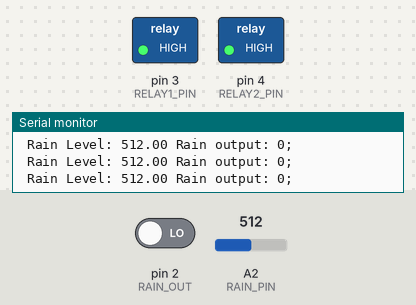
The sketch below on a simulated Arduino Uno, built with avr-gcc and run on an emulated ATmega328P. Parts: switched loads named in the sketch (green lamp = pin HIGH), the last lines printed to the serial monitor. Inputs (shaded band) come from the test bench; at power-on: pin 2 (RAIN_OUT) LOW, A2 (RAIN_PIN) = 512.

Above: at 2.2 s.
2.3 s: pin 2 (RAIN_OUT) driven HIGH
At 4.2 s:
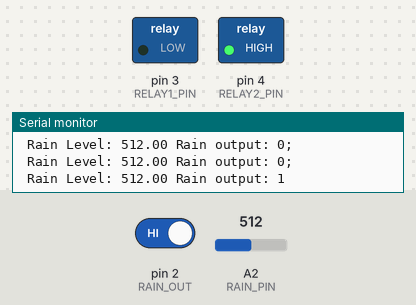
Timing chart, 0 to 10.0 s (numbered marks = the images above; inputs shaded):
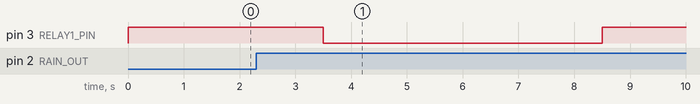

The sketch:

Rain.ino
```cpp
// Pin definitions
const int RELAY1_PIN = 3;
const int RELAY2_PIN = 4;

const int MOTOR_PIN = 3;

const int RAIN_PIN = A2;
const int RAIN_OUT = 2;

const int SOLAR_PIN = A1;
const int DELAY = 500;

const int MOTORDELAY = 5000;  // delay on motor to stop
// const int STOP_FORWARD = 8;
// const int STOP_REVERSE = 7;

// Threshold values
const int RAIN_THRESHOLD = 500; // Change this value to adjust rain sensitivity

// Global variables
float rainLevel = 0;
int rainOUT = 0;
int prevRainOUT = rainOUT;

bool isNewValue = false;
// bool isStopForward = false;
// bool isStopReverse = false;

// int buttonStateStopForward = 0;
// int buttonStateStopReverse = 0;

void setup() {
  // Set pin modes
  pinMode(RELAY1_PIN, OUTPUT);
  pinMode(RELAY2_PIN, OUTPUT);
  // pinMode(STOP_FORWARD, INPUT);
  // pinMode(STOP_REVERSE, INPUT);

  //Serial
  digitalWrite(RELAY1_PIN, HIGH);
  digitalWrite(RELAY2_PIN, HIGH);

  delay(1000);
  Serial.begin(9600);
}

void loop() {
  // buttonStateStopForward =  digitalRead(STOP_FORWARD);
  // buttonStateStopReverse =  digitalRead(STOP_REVERSE);
  // if(buttonStateStopForward == 0){
  //   Serial.print("F pressed ");
  //   isStopForward = true;
  // }

  // if(buttonStateStopReverse == 0){
  //   Serial.print("R pressed ");
  //   isStopReverse = true;
  // }
  // Read the rain sensor value
  rainLevel = analogRead(RAIN_PIN);
  // value becomes zero when reach the treshold
  prevRainOUT = rainOUT;
  rainOUT = digitalRead(RAIN_OUT);
  if(rainOUT != prevRainOUT){
    isNewValue = true;
  }
  else{
    isNewValue = false;
  }
  // Serial.print("FB Stop: ");
  // Serial.print(buttonStateStopForward);
  // Serial.print(" RB Stop: ");
  // Serial.print(buttonStateStopReverse);
  Serial.print(" Rain Level: ");
  Serial.print(rainLevel);
  Serial.print(" Rain output: ");
  Serial.print(rainOUT);

  if(isNewValue){
    ResetMotor();
  }
  // Check the value of rainOUT
  if(rainOUT==0){
    if(isNewValue){
      Forward();
    }
  }
  else{
    if(isNewValue){
      Reverse();
    }
  }
  Serial.println(";");
  delay(DELAY);
}

void ResetMotor(){
  digitalWrite(RELAY1_PIN, HIGH);
  digitalWrite(RELAY2_PIN, HIGH);
  delay(1000);
}

void Forward(){
  digitalWrite(RELAY1_PIN, HIGH);
  digitalWrite(RELAY2_PIN, LOW);
  delay(MOTORDELAY);
  ResetMotor();
}

void Reverse(){
  digitalWrite(RELAY1_PIN, LOW);
  digitalWrite(RELAY2_PIN, HIGH);
  delay(MOTORDELAY);
  ResetMotor();
}

void ForwardReverse(){
  digitalWrite(RELAY1_PIN, HIGH);
  digitalWrite(RELAY2_PIN, HIGH);
  delay(1000);
  digitalWrite(RELAY1_PIN, HIGH);
  digitalWrite(RELAY2_PIN, LOW);
  delay(5000);
  digitalWrite(RELAY1_PIN, LOW);
  digitalWrite(RELAY2_PIN, LOW);
  delay(1000);
  digitalWrite(RELAY1_PIN, LOW);
  digitalWrite(RELAY2_PIN, HIGH);
  delay(5000);
}
```

Measured:
- after the input at 2.3 s, pin 3 (RELAY1_PIN): HIGH → LOW after 1.2 s, → HIGH 5.0 s later
